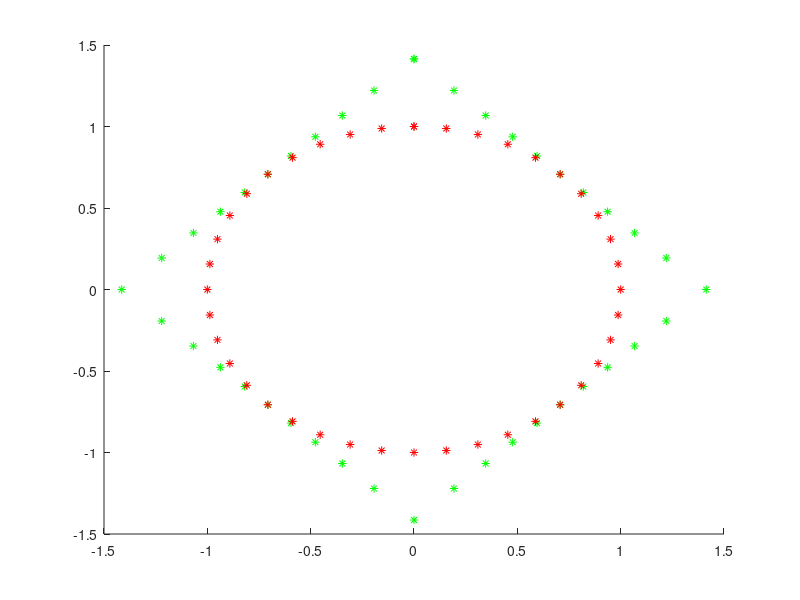

MATLAB code to generate this figure:
clear all
hold on
k=1;
for phi = 0 : pi/20 : 2*pi
    cphi = mod(phi-pi/4, pi/2);
    if cphi < pi/4
        k = 1/cos(cphi);
    else
        k = 1/sin(cphi);
    end
    plot(k*sin(phi), k*cos(phi), '*g')
    plot(sin(phi), cos(phi), '*r')
end
